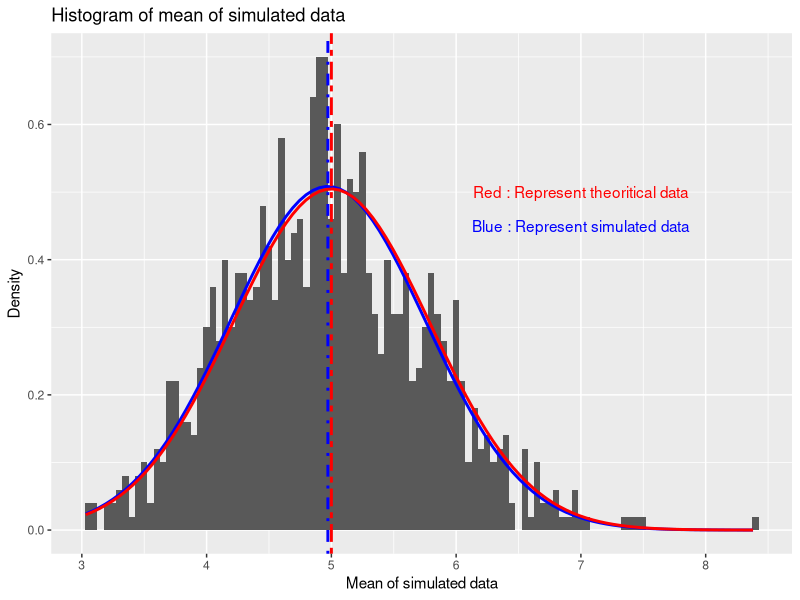

Recreate this plot in R.
## ---- chunk 1
knitr::opts_chunk$set(fig.width=12, fig.height=8, fig.path='figure/', results='hide', message=FALSE)
## ---- chunk 2
library(ggplot2)
library(knitr)
## ---- chunk 3
lambda <- 0.2  # rate parameter
mn <- 1/lambda # mean of the distribution
nsample <- 40  # number of samples
sd_th <- mn/(sqrt(nsample)) # standard deviation
var_th <- sd_th^2 # variance
nsim <- 1000   # Number of simulations
## ---- chunk 4
set.seed(12345)  # For reproducibilty
simdata <- matrix(replicate(nsim, rexp(nsample, lambda)), nrow=nsim) # Simulated data
mean_simdata_distribution <- apply(simdata, 1, mean) # mean of each simulated data
mean_simdata <- mean(mean_simdata_distribution) # overall mean of the simulated data
sd_simdata <- sd(mean_simdata_distribution) # overall standard deviation
var_simdata <- sd_simdata^2
## ---- chunk 5
library(ggplot2)
df <- data.frame(mean_simdata_distribution)
plot <- ggplot(df, aes(x = mean_simdata_distribution)) + geom_histogram(binwidth = 0.05,aes(y = ..density..))
plot <- plot + geom_vline(xintercept=mean_simdata,size=1.0, color="blue", linetype="dotdash") +
        stat_function(fun=dnorm,args=list( mean=mean_simdata, sd=sd_simdata),color = "blue", size = 1.0)
plot <- plot +geom_vline(xintercept=mn,size=1.0,color="red",linetype = "twodash") +
        stat_function(fun=dnorm,args=list( mean=mn, sd=sd_th),color = "red", size = 1.0) + 
        ggtitle("Histogram of mean of simulated data") +xlab("Mean of simulated data") +
        ylab("Density") + annotate("text", x = 7, y = 0.5, label = "Red : Represent theoritical data", colour="red") +
        annotate("text", x = 7, y = 0.45, label = "Blue : Represent simulated data", colour="blue")
print(plot)
